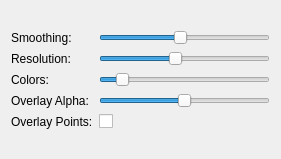
<?xml version="1.0" encoding="UTF-8"?>
<ui version="4.0">
 <class>DensityWindowInspector</class>
 <widget class="QDialog" name="DensityWindowInspector">
  <property name="geometry">
   <rect>
    <x>0</x>
    <y>0</y>
    <width>281</width>
    <height>159</height>
   </rect>
  </property>
  <property name="sizePolicy">
   <sizepolicy hsizetype="Preferred" vsizetype="Minimum">
    <horstretch>0</horstretch>
    <verstretch>0</verstretch>
   </sizepolicy>
  </property>
  <property name="minimumSize">
   <size>
    <width>0</width>
    <height>0</height>
   </size>
  </property>
  <property name="maximumSize">
   <size>
    <width>1000</width>
    <height>1000</height>
   </size>
  </property>
  <property name="windowTitle">
   <string>Adjust</string>
  </property>
  <layout class="QGridLayout" name="gridLayout">
   <item row="4" column="0">
    <layout class="QGridLayout" name="gridLayout_2">
     <item row="4" column="0">
      <widget class="QLabel" name="overlayLabel">
       <property name="text">
        <string>Overlay Points:</string>
       </property>
      </widget>
     </item>
     <item row="2" column="0">
      <widget class="QLabel" name="colorLabel">
       <property name="text">
        <string>Colors:</string>
       </property>
      </widget>
     </item>
     <item row="0" column="0">
      <widget class="QLabel" name="smoothingLabel">
       <property name="text">
        <string>Smoothing: </string>
       </property>
      </widget>
     </item>
     <item row="1" column="0">
      <widget class="QLabel" name="resolutionLabel">
       <property name="text">
        <string>Resolution: </string>
       </property>
      </widget>
     </item>
     <item row="3" column="0">
      <widget class="QLabel" name="label">
       <property name="text">
        <string>Overlay Alpha:</string>
       </property>
      </widget>
     </item>
     <item row="1" column="1">
      <widget class="QSlider" name="resolutionSlider">
       <property name="minimum">
        <number>10</number>
       </property>
       <property name="maximum">
        <number>100</number>
       </property>
       <property name="value">
        <number>50</number>
       </property>
       <property name="tracking">
        <bool>false</bool>
       </property>
       <property name="orientation">
        <enum>Qt::Horizontal</enum>
       </property>
       <property name="invertedControls">
        <bool>false</bool>
       </property>
       <property name="tickPosition">
        <enum>QSlider::NoTicks</enum>
       </property>
       <property name="tickInterval">
        <number>1000</number>
       </property>
      </widget>
     </item>
     <item row="0" column="1">
      <widget class="QSlider" name="smoothingSlider">
       <property name="minimum">
        <number>1</number>
       </property>
       <property name="maximum">
        <number>20</number>
       </property>
       <property name="value">
        <number>10</number>
       </property>
       <property name="tracking">
        <bool>false</bool>
       </property>
       <property name="orientation">
        <enum>Qt::Horizontal</enum>
       </property>
       <property name="invertedControls">
        <bool>false</bool>
       </property>
       <property name="tickPosition">
        <enum>QSlider::NoTicks</enum>
       </property>
       <property name="tickInterval">
        <number>1000</number>
       </property>
      </widget>
     </item>
     <item row="3" column="1">
      <widget class="QSlider" name="pointAlphaSlider">
       <property name="minimum">
        <number>0</number>
       </property>
       <property name="maximum">
        <number>20</number>
       </property>
       <property name="value">
        <number>10</number>
       </property>
       <property name="tracking">
        <bool>false</bool>
       </property>
       <property name="orientation">
        <enum>Qt::Horizontal</enum>
       </property>
       <property name="invertedControls">
        <bool>false</bool>
       </property>
       <property name="tickPosition">
        <enum>QSlider::NoTicks</enum>
       </property>
       <property name="tickInterval">
        <number>1000</number>
       </property>
      </widget>
     </item>
     <item row="2" column="1">
      <widget class="QSlider" name="colorSlider">
       <property name="minimum">
        <number>1</number>
       </property>
       <property name="maximum">
        <number>20</number>
       </property>
       <property name="value">
        <number>3</number>
       </property>
       <property name="tracking">
        <bool>false</bool>
       </property>
       <property name="orientation">
        <enum>Qt::Horizontal</enum>
       </property>
       <property name="invertedControls">
        <bool>false</bool>
       </property>
       <property name="tickPosition">
        <enum>QSlider::NoTicks</enum>
       </property>
       <property name="tickInterval">
        <number>1000</number>
       </property>
      </widget>
     </item>
     <item row="4" column="1">
      <widget class="QCheckBox" name="overlayCheckBox">
       <property name="text">
        <string/>
       </property>
      </widget>
     </item>
    </layout>
   </item>
  </layout>
 </widget>
 <layoutdefault spacing="6" margin="11"/>
 <resources/>
 <connections/>
</ui>
